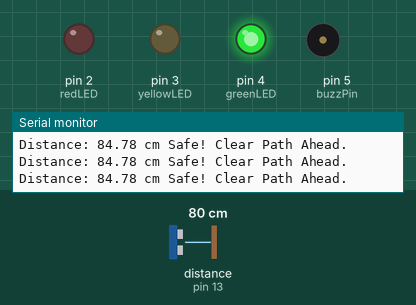
Simulated run of this sketch. Board: Arduino Uno, built with avr-gcc and run on an emulated ATmega328P. Shown: output pins drawn as LEDs (lit = HIGH), buzzer (waves = sounding, pin HIGH), the last lines printed to the serial monitor. Wiring (inferred from the names in the program): ultrasonic range finder: trigger pin 12; echo pin 13. The inputs (shaded band) are chosen by the test bench; at power-on: distance to the obstacle (sensor on pin 13) 80 cm. The echo pulse lasts 58.3 µs per cm; pins used as bus, display or sensor lines are not drawn.

Above: at 1.2 s.
1.3 s: distance to the obstacle (sensor on pin 13) set to 53 cm
2.8 s: distance to the obstacle (sensor on pin 13) set to 44 cm
At 3.09 s:
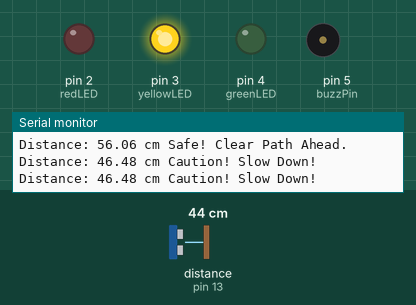
5.8 s: distance to the obstacle (sensor on pin 13) set to 2 cm
At 6.8 s:
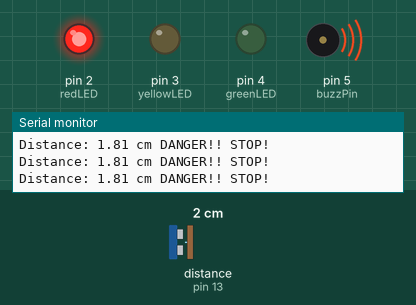
7.4 s: distance to the obstacle (sensor on pin 13) set to 250 cm
At 8.0 s:
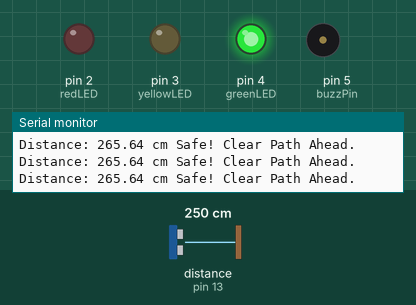
8.9 s: distance to the obstacle (sensor on pin 13) set to 18 cm
At 10.0 s:
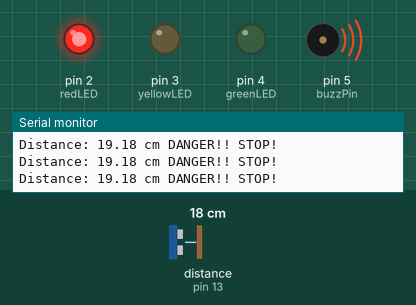
Timing chart, 0 to 11.4 s (numbered marks = the images above; inputs shaded):
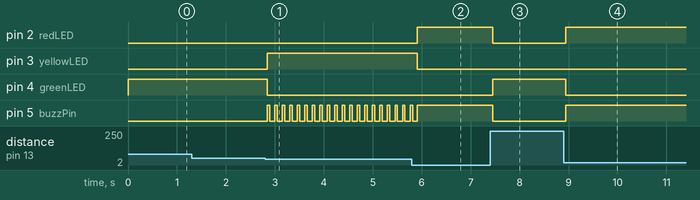

Measured:
- the behaviour switches between 48 and 47 cm on distance to the obstacle (sensor on pin 13) (found by bisection; images 0 and 1)
- after the input at 2.8 s, pin 3 (yellowLED): LOW → HIGH at once; pin 4 (greenLED): HIGH → LOW at once; pin 5 (buzzPin): alternates HIGH for 0.05 s and LOW for 0.10 s, starting at once
- after the input at 5.8 s, pin 2 (redLED): LOW → HIGH after 0.11 s; pin 3 (yellowLED): HIGH → LOW after 0.11 s; pin 5 (buzzPin): goes on until 5.9 s, then stays HIGH
- after the input at 7.4 s, pin 2 (redLED), pin 5 (buzzPin): HIGH → LOW after 0.05 s; pin 4 (greenLED): LOW → HIGH after 0.05 s
- after the input at 8.9 s, pin 2 (redLED), pin 5 (buzzPin): LOW → HIGH at once; pin 4 (greenLED): HIGH → LOW at once

The sketch:

SmartParkingAssist.ino
```cpp
/*
 * Project: Smart Parking Assist System
 * Description: Non-blocking ultrasonic distance measurement with multiple zone alerts.
 * Uses HC-SR04 to measure to provide visual (LED) and audio (Buzzer) feedback.
 */

 // =======================================
 // 1. HARDWARE PIN MAPPING
 // =======================================
int trigPin=12; // Output: Triggers the ultrasonic sound wave
int echoPin=13; // Input: Listens for the returning sound wave
int buzzPin=5; // Audio feedback
int redLED=2; // Danger Zone Indicator
int yellowLED=3; // Caution Zone Indicator
int greenLED=4; // Safe Zone Indicator

void setup() {
  // Initialize Serial Monitor for debugging and data logging
  Serial.begin(9600);

  // Configure pin directions.
  pinMode(trigPin,OUTPUT);
  pinMode(echoPin,INPUT);
  pinMode(buzzPin,OUTPUT);
  pinMode(redLED,OUTPUT);
  pinMode(yellowLED,OUTPUT);
  pinMode(greenLED,OUTPUT);
}

// ========================================
// 2. CORE LOGIC: DISTANCE CALCULATION
// ========================================
float getDistance(){
  // Step A: Clean the trigger line (Ensures 0V before firing)
  digitalWrite(trigPin,LOW);
  delayMicroseconds(2);

  // Step B: Fire the ultrasonic burst
  digitalWrite(trigPin,HIGH);
  delayMicroseconds(10);
  digitalWrite(trigPin,LOW);

  // Step C: Read travel time with a 30ms timeout to prevent system hang
  unsigned long pingTravelTime=pulseIn(echoPin,HIGH,30000);

  /** MATH CALIBRATION
   *----------------------------------------
   * Ideal case formula: Distance = (pingTravelTime*0.034)/2
   ** Custom Calibration: Based on my physical hardware testing,
   * an actual distance of 5 cm returned a ping travel time of 274us.
   * Using this empirical data, our custom multiplier is (5.0/274.0).
   * This accounts for specific crystal oscillator inaccuracies and room conditions.
   */
  float distanceCm=(pingTravelTime*(5.0/274.0));

  return distanceCm;
}

// ==========================================
// 3. ALERT SYSTEM: VISUAL & AUDIO FEEDBACK
// ==========================================
void triggerAlert(float distance){

  // Print current valid distance to Serial Monitor
  Serial.print("Distance: ");
  Serial.print(distance);
  Serial.print(" cm ");

  // DANGER ZONE (0 to 20 cm): Stop immediately
  if (distance<=20){
    digitalWrite(redLED,HIGH);
    digitalWrite(yellowLED,LOW);
    digitalWrite(greenLED,LOW);

    digitalWrite(buzzPin,HIGH);
    Serial.println("DANGER!! STOP!");
  }

  // CAUTION ZONE (20 to 50 cm): Slow down
  else if (distance>20 && distance<50){
    digitalWrite(redLED,LOW);
    digitalWrite(yellowLED,HIGH);
    digitalWrite(greenLED,LOW);

    digitalWrite(buzzPin,HIGH);
    delay(50);
    digitalWrite(buzzPin,LOW);
    Serial.println("Caution! Slow Down!");
  }

  // SAFE ZONE (> 50 cm): Clear path
  else {
    digitalWrite(redLED,LOW);
    digitalWrite(yellowLED,LOW);
    digitalWrite(greenLED,HIGH);

    digitalWrite(buzzPin,LOW);
    Serial.println("Safe! Clear Path Ahead.");
  }
}

// ==========================================
// 4. MAIN EXECUTION LOOP
// ==========================================
void loop() {
  float distance=getDistance();

  // Noise Filter: Only process data if it falls within valid physical boundaries (0cm - 400cm)
  // This ignores ghost echoes (0) and out-of-range anomalies.
  if(distance>0 && distance<400){
    triggerAlert(distance);
  }
  else{
    // Log ignored data for debugging without triggering alerts
    Serial.println("Ignored Noise...");
  }

  // Short delay to prevent sonic wave overlap between loops
  delay(100);
}
```
